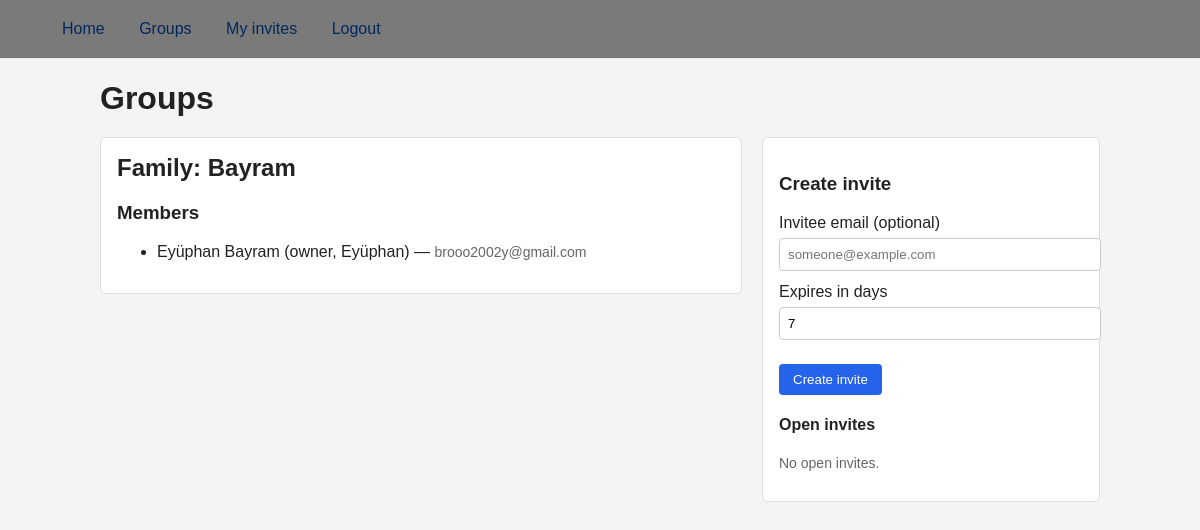
Page /public/groups.php?view=family&family_id=2 (signed in) on the committed database.
### tables this page shows
CREATE TABLE `families` (
  `id` int NOT NULL,
  `family_name` varchar(100) NOT NULL,
  `created_at` datetime NOT NULL DEFAULT CURRENT_TIMESTAMP
);

CREATE TABLE `family_memberships` (
  `user_id` int NOT NULL,
  `family_id` int NOT NULL,
  `family_role` enum('owner','admin','member') NOT NULL DEFAULT 'member',
  `relation_label` varchar(50) DEFAULT NULL
);

CREATE TABLE `users` (
  `id` int NOT NULL,
  `email` varchar(255) NOT NULL,
  `display_name` varchar(100) DEFAULT NULL,
  `password_hash` varchar(255) NOT NULL,
  `created_at` datetime NOT NULL DEFAULT CURRENT_TIMESTAMP
);

### lib/auth.php (called while the page is built, shortened)
<?php
function is_family_admin(PDO $pdo, int $userId, int $familyId): bool {
  $st = $pdo->prepare('SELECT family_role FROM family_memberships WHERE user_id=? AND family_id=? LIMIT 1');
  $st->execute([$userId, $familyId]);
  $role = $st->fetchColumn();
  return in_array($role, ['owner','admin'], true);
}

### public/groups.php (the view, shortened to what this page needs)
<?php
require_once __DIR__ . '/../lib/auth.php';
$errors = [];
$view     = $_GET['view']   ?? 'list';
$familyId = isset($_GET['family_id']) ? (int)$_GET['family_id'] : 0;
$family = null; $members = $openInvites = [];
if ($view === 'family' && $familyId > 0) {
  if (!is_family_member($pdo, $_SESSION['user_id'], $familyId)) {
    $errors[] = 'You are not a member of this family.'; $view = 'list';
  } else {
    $st = $pdo->prepare('SELECT id,family_name FROM families WHERE id=?');
    $st->execute([$familyId]); $family = $st->fetch();
    $st = $pdo->prepare('
      SELECT u.id, u.email, u.display_name, fm.family_role, fm.relation_label
      FROM family_memberships fm
      JOIN users u ON u.id=fm.user_id
      WHERE fm.family_id=?
      ORDER BY u.display_name IS NULL, u.display_name, u.email
    ');
    $st->execute([$familyId]); $members = $st->fetchAll();
    $st = $pdo->prepare('
      SELECT id, token, email, expires_at
      FROM family_invites
      WHERE family_id=? AND used_at IS NULL
            AND (expires_at IS NULL OR expires_at > NOW())
      ORDER BY id DESC
    ');
    $st->execute([$familyId]); $openInvites = $st->fetchAll();
  }
}
?>
<!doctype html>
<html lang="en">
<head>
</head>
<body>
<nav>
  <div class="nav-inner">
    <a href="/Journeys-media/public/index.php">Home</a>
    <a href="/Journeys-media/public/groups.php?view=list">Groups</a>
    <a href="/Journeys-media/public/groups.php?view=myinvites">My invites</a>
    <a href="/Journeys-media/public/logout.php">Logout</a>
  </div>
</nav>
<div class="container page">
  <h1>Groups</h1>
  <?php if ($view === 'family' && $family): ?>
    <div class="row">
      <div class="card" style="flex:2">
        <h2>Family: <?= htmlspecialchars($family['family_name']) ?></h2>
        <h3>Members</h3>
        <ul>
          <?php foreach ($members as $m): ?>
            <li>
              <?= htmlspecialchars($m['display_name'] ?: $m['email']) ?>
              (<?= htmlspecialchars($m['family_role']) ?><?= $m['relation_label'] ? ', '.htmlspecialchars($m['relation_label']) : '' ?>)
              — <span class="muted"><?= htmlspecialchars($m['email']) ?></span>
            </li>
          <?php endforeach; ?>
        </ul>
      </div>
      <div class="card">
        <?php if (is_family_admin($pdo, $_SESSION['user_id'], (int)$family['id'])): ?>
          <h3>Create invite</h3>
          <form method="post">
            <div class="form-row">
              <div>
                <label>Invitee email (optional)</label>
                <input type="email" name="email" placeholder="someone@example.com">
              </div>
              <div>
                <label>Expires in days</label>
                <input type="number" name="expires_days" value="7" min="1" max="30">
              </div>
            </div>
            <div class="spacer"></div>
            <button type="submit" class="btn">Create invite</button>
          </form>
          <h4 class="section-title">Open invites</h4>
          <?php if (!$openInvites): ?>
            <p class="muted">No open invites.</p>
          <?php endif; ?>
        <?php else: ?>
          <p class="muted">You are a member. Only admins/owner can create invites.</p>
        <?php endif; ?>
      </div>
    </div>
  <?php endif; ?>
</div>
</body>
</html>

### public/groups.php (style rules this page uses)
body { margin: 0; font-family: Arial, Helvetica, sans-serif; background: #f4f4f4; color: #222; }
nav { background: #7a7a7a; border-bottom: 1px solid #e7e9ee; position: sticky; top: 0; z-index: 10; }
nav .nav-inner { max-width: 1100px; margin: 0 auto; padding: 12px 24px; color: black }
nav a { display: inline-block; padding: 8px 12px; margin-right: 6px; text-decoration: none; color: #00275e; border-radius: 8px; }
.container.page { max-width: 1000px; margin: 20px auto; padding: 0 16px; }
h1 { margin-bottom: 20px; }
h2 { margin-top: 0; }
.col, .row { display: flex; gap: 20px; align-items: flex-start; }
.card { background: #ffffff; border: 1px solid #ddd; border-radius: 6px; padding: 16px; flex: 1; }
.btn { background: #2563eb; color: #fff; border: none; padding: 8px 14px; border-radius: 4px; cursor: pointer; }
input, select { width: 100%; padding: 8px; margin-top: 6px; margin-bottom: 12px; border: 1px solid #ccc; border-radius: 4px; }
.muted { color: #666; font-size: 14px; }
.spacer { height: 12px; }

### rows in the picture
families: family_name "Bayram"
family_memberships: user.display_name "Eyüphan Bayram", family_role "owner", relation_label "Eyüphan", user.email "brooo2002y@gmail.com"
